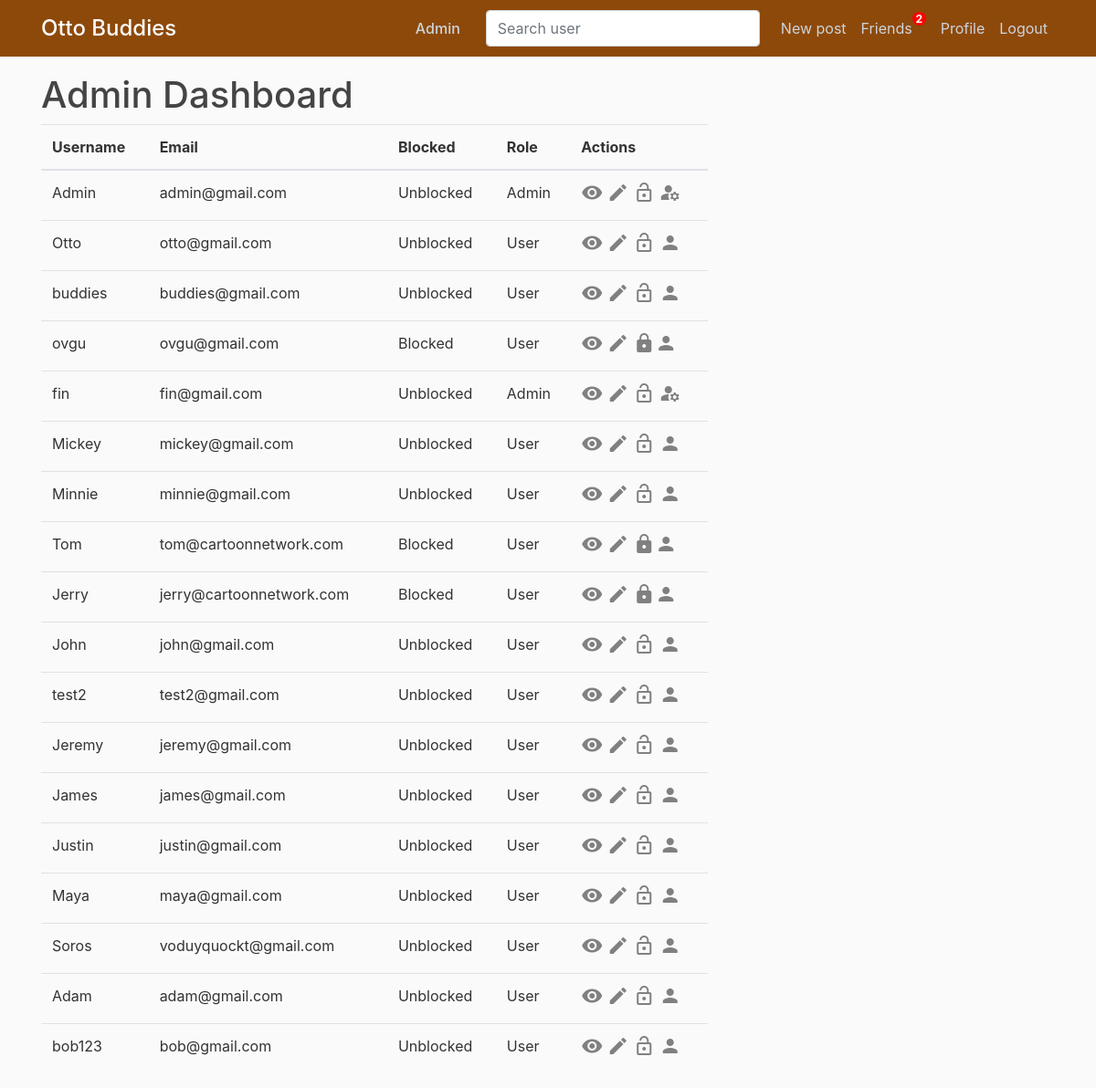
The page /admin (signed in) on the database its author committed.
### app.py (models this page shows, shortened)
class User(db.Model, UserMixin):
    id = db.Column(db.Integer, primary_key=True)
    username = db.Column(db.String(20), unique=True, nullable=False)
    email = db.Column(db.String(120), unique=True, nullable=False)
    birthday = db.Column(db.String(20), nullable=True)
    gender = db.Column(db.String(120), nullable=True)
    marriage_status = db.Column(db.String(120), nullable=True)
    sexual_orientation = db.Column(db.String(120), nullable=True)
    workplace = db.Column(db.String(120), nullable=True)
    education = db.Column(db.String(120), nullable=True)
    image_file = db.Column(db.String(20), nullable=False, default='default.jpg')
    password = db.Column(db.String(60), nullable=False)
    is_admin = db.Column(db.Boolean, default=False)
    blocked = db.Column(db.Boolean, default=False)
    dating = db.Column(db.Boolean, default=False)
    posts = db.relationship('Post', backref='author', lazy=True)

### app.py (the view)
@app.route("/admin")
@login_required
def admin():
    if not current_user.is_admin:
        return redirect(url_for('home'))
    users = User.query.all()
    return render_template('admin.html', users=users)

### app.py
class SearchFriendForm(FlaskForm):
    searched = StringField("Username", validators=[DataRequired()])
    submit = SubmitField("Submit")

### app.py (called while the page is built)
@login_manager.user_loader
def load_user(user_id):
    return User.query.get(int(user_id))

@app.context_processor
def inject_friend_request_count():
    if current_user.is_authenticated:
        received_friend_requests, sent_friend_requests = get_friend_requests(current_user.id)
        num_total_requests = len(received_friend_requests)
        return dict(num_total_requests=num_total_requests, received_friend_requests=received_friend_requests)
    return dict()

@app.context_processor
def layout():
    form = SearchFriendForm()
    return dict(form=form)

def get_friend_requests(user_id):
    received_friend_requests = db.session.query(User).filter(Connection.followed_id == user_id,
                                                             Connection.status == "Requested").join(Connection,
                                                                                                    Connection.follower_id == User.id).all()
    sent_friend_requests = db.session.query(User).filter(Connection.follower_id == user_id,
                                                         Connection.status == "Requested").join(Connection,
                                                                                                Connection.followed_id == User.id).all()
    return received_friend_requests, sent_friend_requests

### templates/admin.html (shortened to what this page needs)
{% extends 'layout.html' %}  {% block body %}
<h1>Admin Dashboard</h1>
<table class="table">
  <thead>
    <tr>
      <th>Username</th>
      <th>Email</th>
      <th>Blocked</th>
      <th>Role</th>
      <th>Actions</th>
    </tr>
  </thead>
  <tbody>
    {% for user in users %}
    <tr>
      <td>{{ user.username }}</td>
      <td>{{ user.email }}</td>
      <td>{{ "Blocked" if user.blocked else "Unblocked" }}</td>
      <td>{{ "Admin" if user.is_admin else "User" }}</td>
      <td>
        <a href="{{ url_for('user_profile', username=user.username) }}"
          ><i class="material-icons" style="color: gray">visibility</i></a
        >
        <a href="{{ url_for('edit_user', user_id=user.id) }}"
          ><i class="material-icons" style="color: gray">edit</i></a
        >
        <a href="{{ url_for('block_user', user_id=user.id) }}"
          >{% if user.blocked %} <i class="material-icons" style="color: gray">lock {% else
          %} <i class="material-icons" style="color: gray">lock_open</i> {%
          endif %}
        </a>
        <a href="{{ url_for('admin_user', user_id=user.id) }}"
          >{% if user.is_admin %}
          <i class="material-icons" style="color: grey;">manage_accounts</i>
        {% else %}
          <i class="material-icons"style="color: grey;">person</i>
        {% endif %}
        </a>
      </td>
    </tr>
    {% endfor %}
  </tbody>
</table>
{% endblock %}

### static/main.css (style rules this page uses)
body { background: #fafafa; color: #333333; margin-top: 5rem; }
h1, h2, h3, h4, h5, h6 { color: #444444; }

### rows shown on the page
User: username "Admin", email "admin@gmail.com", blocked "Unblocked", is_admin "Admin"
User: username "Otto", email "otto@gmail.com", blocked "Unblocked", is_admin "User"
User: username "buddies", email "buddies@gmail.com", blocked "Unblocked", is_admin "User"
User: username "ovgu", email "ovgu@gmail.com", blocked "Blocked", is_admin "User"
User: username "fin", email "fin@gmail.com", blocked "Unblocked", is_admin "Admin"
User: username "Mickey", email "mickey@gmail.com", blocked "Unblocked", is_admin "User"
User: username "Minnie", email "minnie@gmail.com", blocked "Unblocked", is_admin "User"
User: username "Tom", email "tom@cartoonnetwork.com", blocked "Blocked", is_admin "User"
User: username "Jerry", email "jerry@cartoonnetwork.com", blocked "Blocked", is_admin "User"
User: username "John", email "john@gmail.com", blocked "Unblocked", is_admin "User"
User: username "test2", email "test2@gmail.com", blocked "Unblocked", is_admin "User"
User: username "Jeremy", email "jeremy@gmail.com", blocked "Unblocked", is_admin "User"
User: username "James", email "james@gmail.com", blocked "Unblocked", is_admin "User"
User: username "Justin", email "justin@gmail.com", blocked "Unblocked", is_admin "User"
User: username "Maya", email "maya@gmail.com", blocked "Unblocked", is_admin "User"
User: username "Soros", email "voduyquockt@gmail.com", blocked "Unblocked", is_admin "User"
User: username "Adam", email "adam@gmail.com", blocked "Unblocked", is_admin "User"
User: username "bob123", email "bob@gmail.com", blocked "Unblocked", is_admin "User"

### other values the page prints
{{ num_total_requests }} "2"
